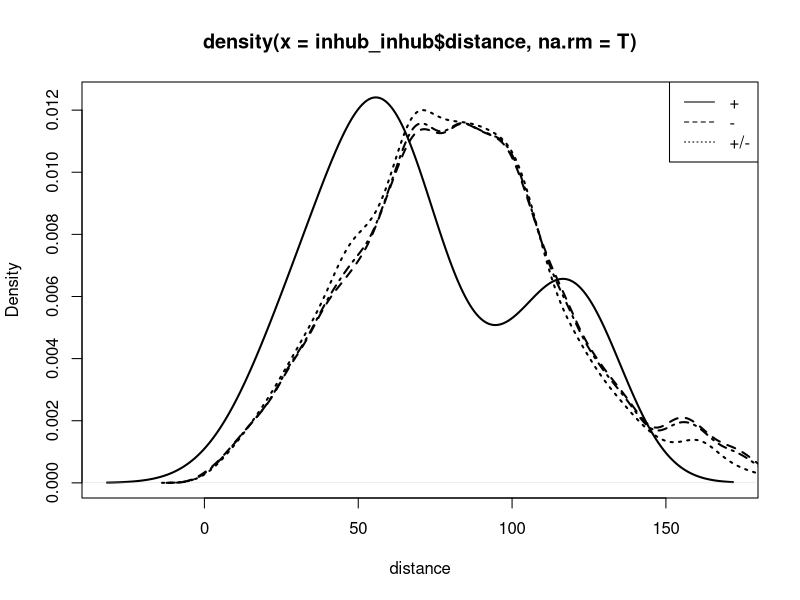

The R script that drew this image:
# ------------------------ Analyze the features ------------------------------


setwd("/Users/dongqing/Desktop/Yeast/")
TRN <- read.table("4-Centrality/Data/TRN_dist.txt",header = TRUE,sep = "\t")
inhub <- read.table("4-Centrality/Result/inhub_all_296.txt",header = TRUE,sep = '\t')
inhub_inhub <- subset(inhub, type == "inhub",select = c("type","distance" ))
inhub_others <- subset(inhub, type == "others",select = c("type","distance" ))
inhub_inter <- subset(inhub, type == "inter",select = c("type","distance" ))


mean(inhub_inhub$distance,na.rm=T)
mean(inhub_others$distance,na.rm=T)
mean(inhub_inter$distance,na.rm=T)
mean(inhub$distance,na.rm=T)


wilcox.test(inhub_inhub$distance,inhub$distance,alternative='less')
wilcox.test(inhub_others$distance,inhub$distance,alternative='greater')
wilcox.test(inhub_inter$distance,inhub$distance,alternative='less')

length(inhub_inhub$distance)
length(inhub_others$distance)
length(inhub_inter$distance)
length(inhub$distance)

plot(density(inhub_inhub$distance,na.rm=T),lty=1,xlab="distance",lwd=2)
lines(density(inhub_others$distance,na.rm=T),lty=2,lwd=2)
lines(density(inhub_inter$distance,na.rm=T),lty=3,lwd=2)
lines(density(TRN$distance,na.rm=T),lty=4,lwd=2)
legend("topright",c("+","-","+/-"),lty=c(1,2,3))